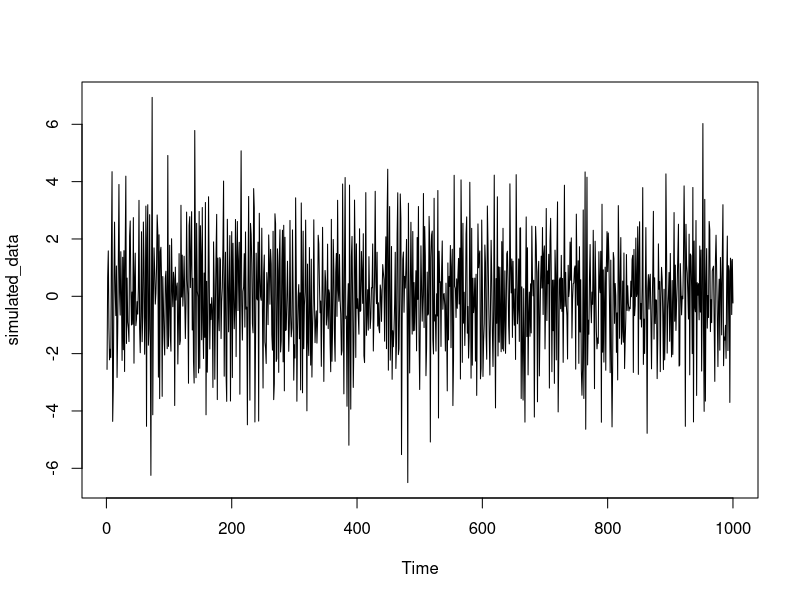
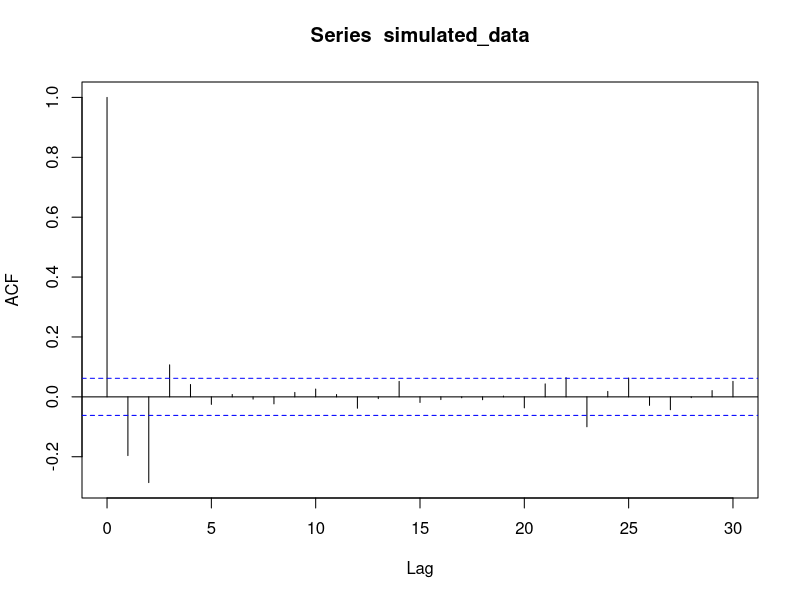
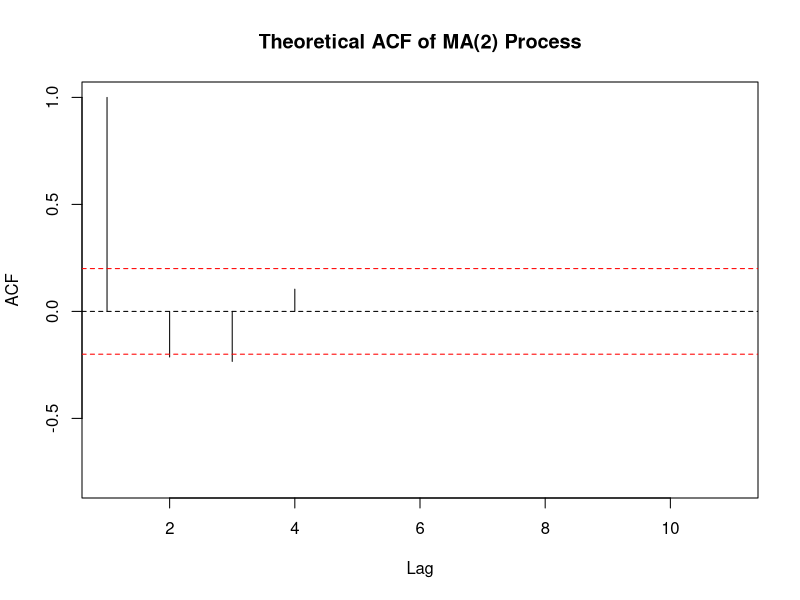

R code for these plots, in order:
library(zoo)
library(tseries)

?arima.sim

coefs = c(1, -1.3, 0.4)
?arima.sim
# simulate the MA(2) process
simulated_data <- arima.sim(n = 1000, 
                            model = list(ma = coefs))

plot(simulated_data)

acf(simulated_data)

# arma ACF
?ARMAacf

#  theoretical ACF for an MA(2) process
acf_values <- ARMAacf(ma = c(1,-1.3, 0.4), lag.max = 10)
acf_values
# plotted theoretical ACF
plot(acf_values, type = "h", 
     main = "Theoretical ACF of MA(2) Process", 
     xlab = "Lag", ylab = "ACF", ylim = c(-0.8, 1))
abline(h = 0, lty = 'dashed')
abline(h = -0.2, lty = 'dashed', col = 'red')
abline(h = 0.2, lty = 'dashed', col = 'red')

0.3 + -1.3*(-0.8) + 0.4*(1)
-1.3*(-0.8) 
